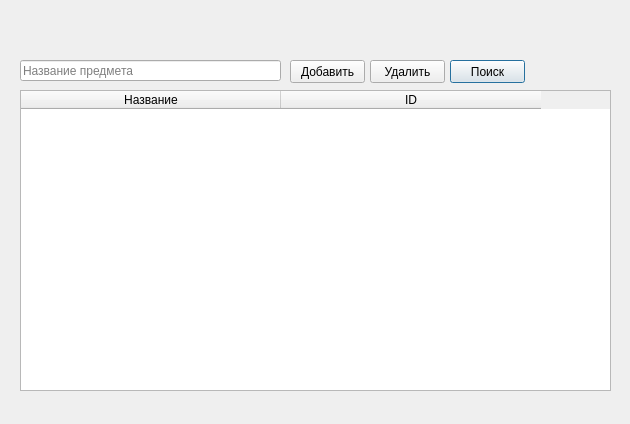
<?xml version="1.0" encoding="UTF-8"?>
<ui version="4.0">
 <class>SubjectControlWindow</class>
 <widget class="QDialog" name="SubjectControlWindow">
  <property name="geometry">
   <rect>
    <x>0</x>
    <y>0</y>
    <width>630</width>
    <height>424</height>
   </rect>
  </property>
  <property name="windowTitle">
   <string>Dialog</string>
  </property>
  <widget class="QTableWidget" name="tableWidget">
   <property name="geometry">
    <rect>
     <x>20</x>
     <y>90</y>
     <width>591</width>
     <height>301</height>
    </rect>
   </property>
   <property name="minimumSize">
    <size>
     <width>591</width>
     <height>0</height>
    </size>
   </property>
   <property name="editTriggers">
    <set>QAbstractItemView::NoEditTriggers</set>
   </property>
   <property name="selectionMode">
    <enum>QAbstractItemView::SingleSelection</enum>
   </property>
   <property name="selectionBehavior">
    <enum>QAbstractItemView::SelectRows</enum>
   </property>
   <attribute name="horizontalHeaderDefaultSectionSize">
    <number>260</number>
   </attribute>
   <attribute name="horizontalHeaderShowSortIndicator" stdset="0">
    <bool>true</bool>
   </attribute>
   <column>
    <property name="text">
     <string>Название</string>
    </property>
   </column>
   <column>
    <property name="text">
     <string>ID</string>
    </property>
   </column>
  </widget>
  <widget class="QLineEdit" name="lineEdit">
   <property name="geometry">
    <rect>
     <x>20</x>
     <y>60</y>
     <width>261</width>
     <height>21</height>
    </rect>
   </property>
   <property name="placeholderText">
    <string>Название предмета</string>
   </property>
  </widget>
  <widget class="QPushButton" name="findButton">
   <property name="geometry">
    <rect>
     <x>450</x>
     <y>60</y>
     <width>75</width>
     <height>23</height>
    </rect>
   </property>
   <property name="text">
    <string>Поиск</string>
   </property>
  </widget>
  <widget class="QPushButton" name="addButton">
   <property name="geometry">
    <rect>
     <x>290</x>
     <y>60</y>
     <width>75</width>
     <height>23</height>
    </rect>
   </property>
   <property name="text">
    <string>Добавить</string>
   </property>
  </widget>
  <widget class="QPushButton" name="deleteButton">
   <property name="geometry">
    <rect>
     <x>370</x>
     <y>60</y>
     <width>75</width>
     <height>23</height>
    </rect>
   </property>
   <property name="text">
    <string>Удалить</string>
   </property>
  </widget>
 </widget>
 <resources/>
 <connections/>
</ui>
